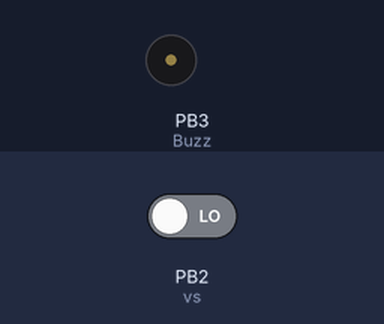
Recording of a sketch running on a simulated ATtiny85, built with avr-gcc and run on an emulated ATtiny85. Parts: buzzer (waves = sounding, pin HIGH). The inputs (shaded band) are chosen by the test bench; at power-on: PB2 (vs) LOW.

Above: at 1.2 s.
1.3 s: PB2 (vs) driven HIGH
At 1.7 s:
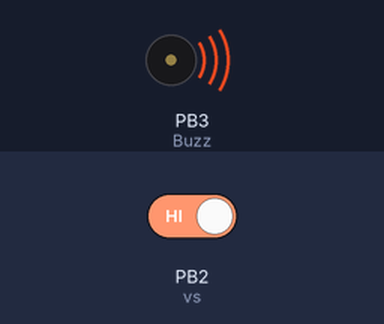
Timing chart, 0 to 10.3 s (numbered marks = the images above; inputs shaded):
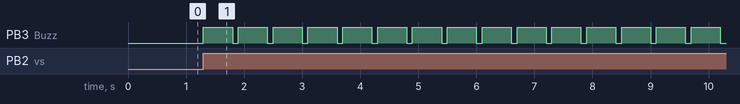

Measured:
- after the input at 1.3 s, PB3 (Buzz): alternates HIGH for 0.50 s and LOW for 0.10 s, starting at once

The sketch:

ViabrationSensor_Alarm.ino
```cpp
//Attiny85 Viabration Alarm | Bike Security

// ATMEL ATTINY45 / ARDUINO
//
//                  +-\/-+
// Ain0 (D 5) PB5  1|    |8  Vcc
// Ain3 (D 3) PB3  2|    |7  PB2 (D 2)  Ain1
// Ain2 (D 4) PB4  3|    |6  PB1 (D 1) pwm1
//            GND  4|    |5  PB0 (D 0) pwm0
//
int Buzz = 3;
int vs =2; // vibration sensor
int i=0;
void setup(){
  pinMode(Buzz, OUTPUT);
  pinMode(vs, INPUT);
}
void loop(){
int vib = digitalRead(vs);
  if(vib == HIGH)
  {
    for(i=0;i<10;i++)
    {
    digitalWrite(Buzz, HIGH);
    delay(500);
    digitalWrite(Buzz, LOW);
    delay(100);
  }
  }
  else{
    digitalWrite(Buzz, LOW);
  }
}
```
